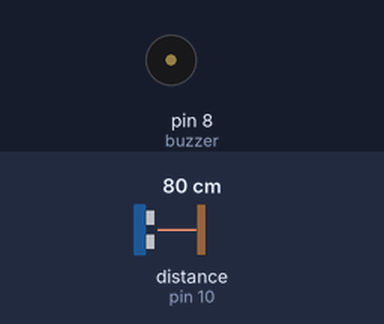
Simulated run of this sketch. Board: Arduino Uno, built with avr-gcc and run on an emulated ATmega328P. Parts: buzzer (waves = sounding, pin HIGH). Wiring (inferred from the names in the program): ultrasonic range finder: trigger pin 9; echo pin 10. The test bench sets the inputs (shaded band); at power-on: distance to the obstacle (sensor on pin 10) 80 cm. The echo pulse lasts 58.3 µs per cm; pins used as bus, display or sensor lines are not drawn.

Above: at 1.2 s.
1.3 s: distance to the obstacle (sensor on pin 10) set to 55 cm
2.8 s: distance to the obstacle (sensor on pin 10) set to 48 cm
At 3.8 s:
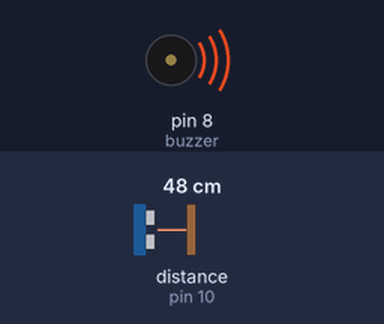
4.3 s: distance to the obstacle (sensor on pin 10) set to 60 cm
At 5.5 s:
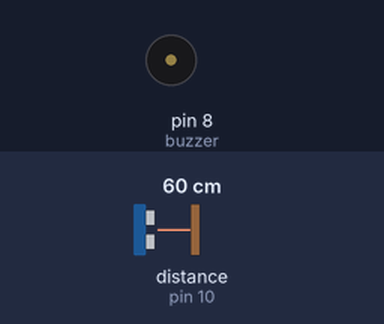
5.8 s: distance to the obstacle (sensor on pin 10) set to 2 cm
At 6.2 s:
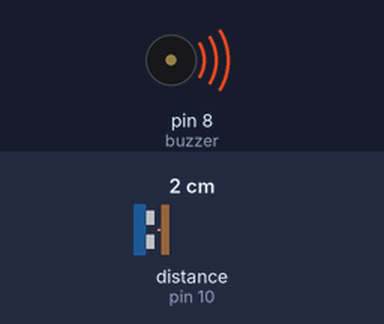
Timing chart, 0 to 8.3 s (numbered marks = the images above; inputs shaded):
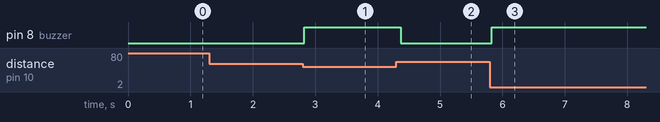

The sketch:

Walking_stick.ino
```cpp
int trigPin = 9;
int echoPin = 10;
int buzzer = 8;

void setup() {
  pinMode(trigPin, OUTPUT);
  pinMode(echoPin, INPUT);
  pinMode(buzzer, OUTPUT);
}

void loop() {
  digitalWrite(trigPin, LOW);
  delayMicroseconds(2);

  digitalWrite(trigPin, HIGH);
  delayMicroseconds(10);
  digitalWrite(trigPin, LOW);

  long duration = pulseIn(echoPin, HIGH, 30000);
  int distance = duration * 0.034 / 2;

  if (distance > 0 && distance <= 50) {
    digitalWrite(buzzer, HIGH);
  } else {
    digitalWrite(buzzer, LOW);
  }

  delay(100);
}
```

Measured:
- the behaviour switches between 52 and 51 cm on distance to the obstacle (sensor on pin 10) (found by bisection; images 0 and 1)
- after the input at 1.3 s, every drawn part: stays the same
- after the input at 2.8 s, pin 8 (buzzer): LOW → HIGH at once
- after the input at 4.3 s, pin 8 (buzzer): HIGH → LOW after 0.07 s
- after the input at 5.8 s, pin 8 (buzzer): LOW → HIGH at once
